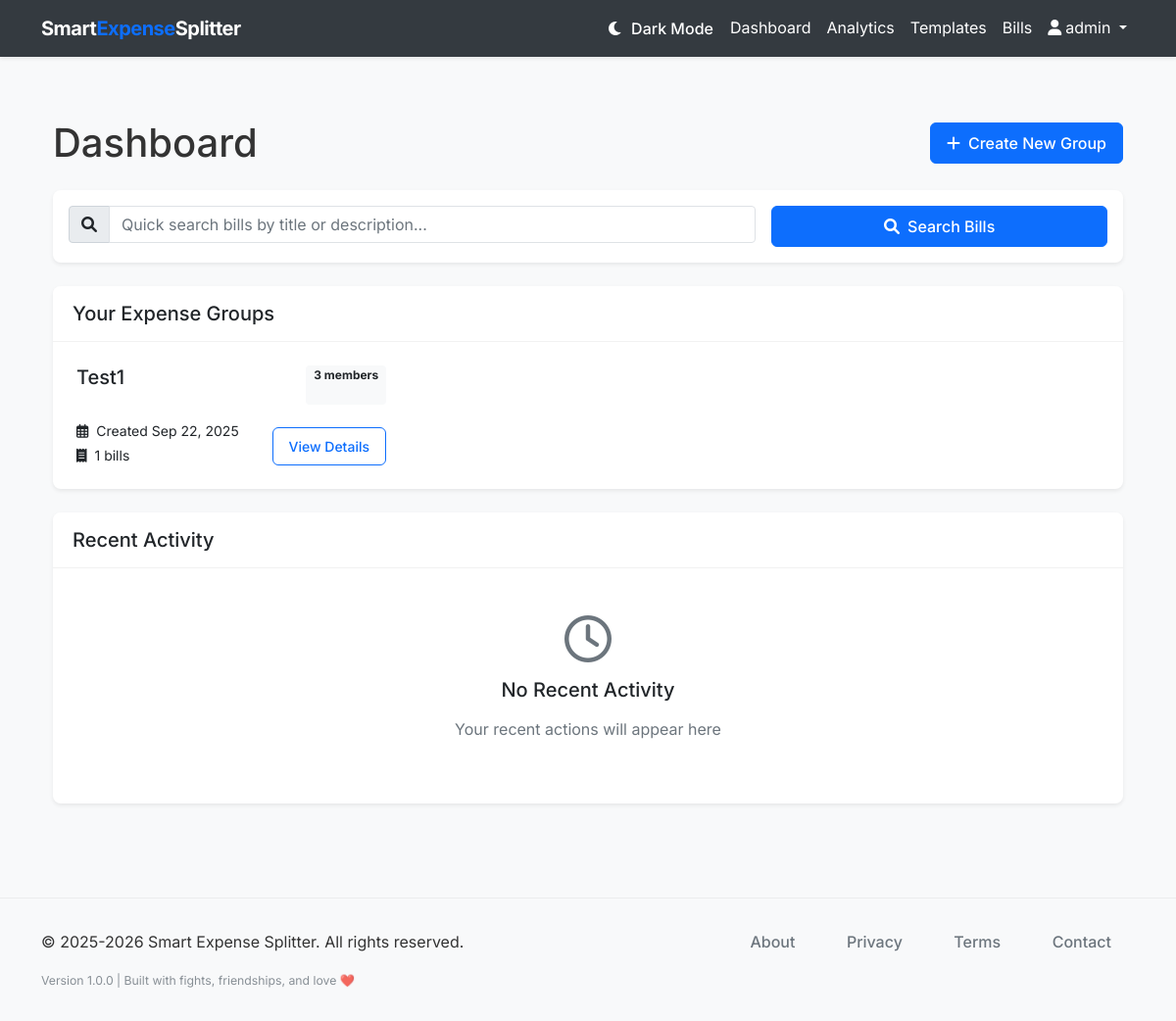
The page /dashboard (signed in) on the database as committed earlier.
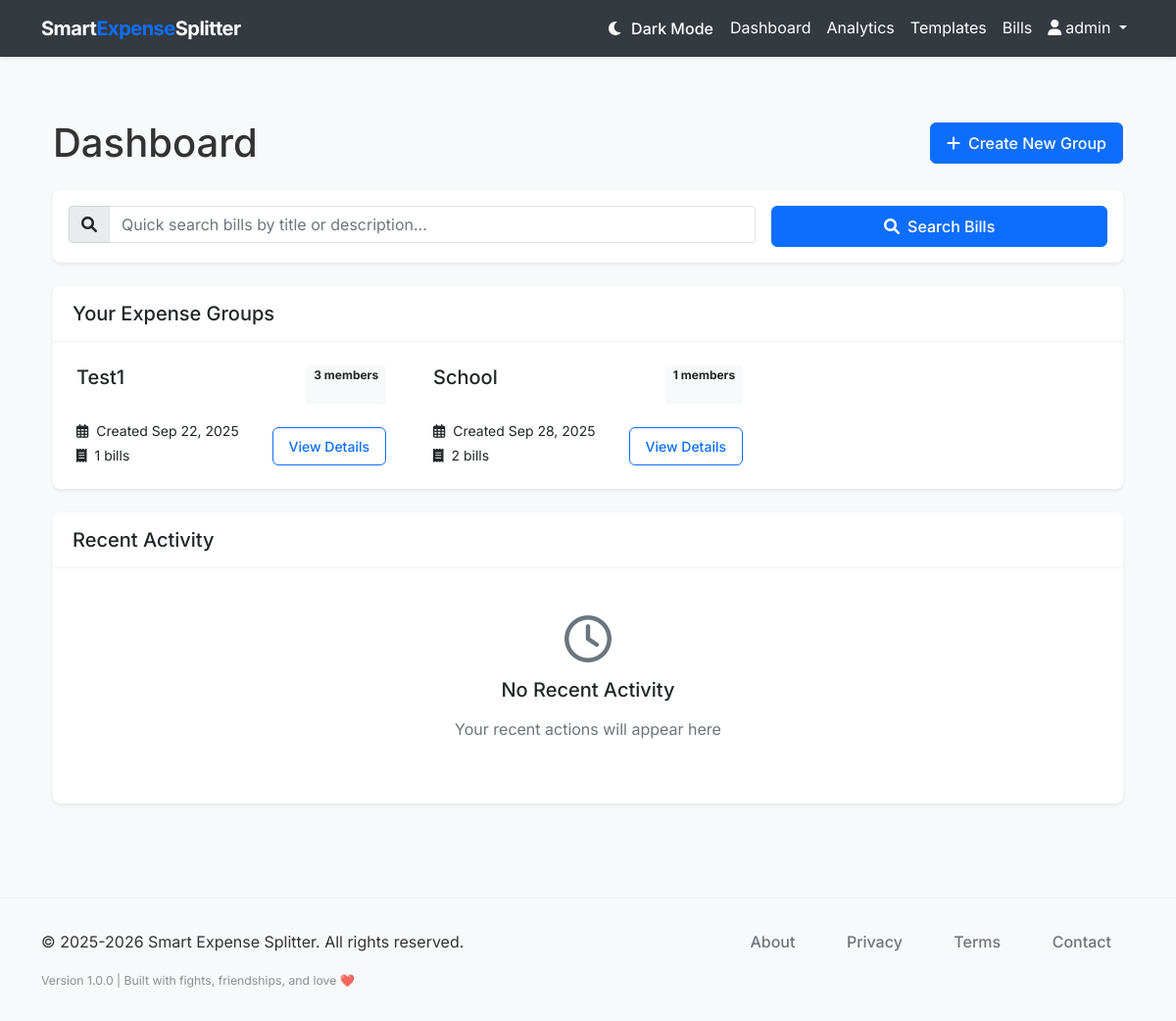
The same page on the database as committed later.
### models.py (models this page shows, shortened)
class Group(db.Model):
    __tablename__ = 'groups'
    id = db.Column(db.Integer, primary_key=True)
    name = db.Column(db.String(100), nullable=False)
    description = db.Column(db.String(255))
    created_at = db.Column(db.DateTime, default=datetime.utcnow)
    user_id = db.Column(db.Integer, db.ForeignKey('users.id'), nullable=False)
    user = db.relationship('User', back_populates='groups')
    members = db.relationship('Member', back_populates='group', cascade='all, delete-orphan')
    bills = db.relationship('Bill', back_populates='group', cascade='all, delete-orphan')

### routes.py (the view)
@app.route('/dashboard')
@login_required
def dashboard():
    groups = Group.query.filter_by(user_id=current_user.id).all()
    return render_template('dashboard.html', title='Dashboard', groups=groups)

### smart_expense_splitter.py (called while the page is built)
@login_manager.user_loader
def load_user(user_id):
    from models import User
    return User.query.get(int(user_id))

### templates/dashboard.html (shortened to what the changed rows need)
{% extends "layout.html" %}
{% block content %}
<div class="container py-4">
    <div class="d-flex justify-content-between align-items-center mb-4">
        <h1 class="mb-0">Dashboard</h1>
    </div>
    <div class="card border-0 shadow-sm mb-4">
        <div class="card-header bg-white py-3">
            <h2 class="h5 mb-0">Your Expense Groups</h2>
        </div>
        <div class="card-body p-0">
            {% if groups %}
            <div class="row g-0">
                {% for group in groups %}
                <div class="col-md-6 col-lg-4">
                    <div class="dashboard-group-card p-4 h-100">
                        <div class="d-flex justify-content-between">
                            <h3 class="h5 mb-3">{{ group.name }}</h3>
                            <span class="badge bg-light text-dark">{{ group.members|length }} members</span>
                        </div>
                        <div class="d-flex justify-content-between align-items-end">
                            <div>
                                <p class="small mb-1"><i class="far fa-calendar-alt me-2"></i>Created {{ group.created_at.strftime('%b %d, %Y') }}</p>
                                <p class="small mb-0"><i class="fas fa-receipt me-2"></i>{{ group.bills|length }} bills</p>
                            </div>
                            <a href="{{ url_for('group_detail', group_id=group.id) }}" class="btn btn-sm btn-outline-primary">
                                View Details
                            </a>
                        </div>
                    </div>
                </div>
                {% endfor %}
            </div>
            {% endif %}
        </div>
    </div>
    <div class="card border-0 shadow-sm">
        <div class="card-header bg-white py-3">
            <h2 class="h5 mb-0">Recent Activity</h2>
        </div>
    </div>
</div>
{% endblock %}

Rows that differ between the two databases and show on the page:
added Group: name "School", members|length "1", created_at "Sep 28, 2025", bills|length "2"
